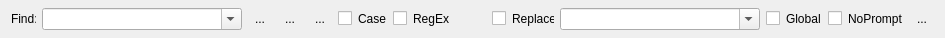
<?xml version="1.0" encoding="UTF-8"?>
<ui version="4.0">
 <class>FormSearchReplace</class>
 <widget class="QWidget" name="FormSearchReplace">
  <property name="geometry">
   <rect>
    <x>0</x>
    <y>0</y>
    <width>923</width>
    <height>38</height>
   </rect>
  </property>
  <property name="minimumSize">
   <size>
    <width>0</width>
    <height>30</height>
   </size>
  </property>
  <property name="maximumSize">
   <size>
    <width>16777215</width>
    <height>38</height>
   </size>
  </property>
  <property name="windowTitle">
   <string>Form</string>
  </property>
  <property name="styleSheet">
   <string notr="true">border-color: qlineargradient(spread:pad, x1:0, y1:0, x2:1, y2:0, stop:0 rgba(0, 0, 0, 255), stop:1 rgba(255, 255, 255, 255));</string>
  </property>
  <layout class="QHBoxLayout" name="horizontalLayout">
   <property name="topMargin">
    <number>2</number>
   </property>
   <property name="bottomMargin">
    <number>2</number>
   </property>
   <item>
    <widget class="QLabel" name="label">
     <property name="maximumSize">
      <size>
       <width>25</width>
       <height>20</height>
      </size>
     </property>
     <property name="text">
      <string>Find:</string>
     </property>
    </widget>
   </item>
   <item>
    <widget class="QComboBox" name="comboFind">
     <property name="sizePolicy">
      <sizepolicy hsizetype="MinimumExpanding" vsizetype="Fixed">
       <horstretch>0</horstretch>
       <verstretch>0</verstretch>
      </sizepolicy>
     </property>
     <property name="minimumSize">
      <size>
       <width>200</width>
       <height>0</height>
      </size>
     </property>
     <property name="maximumSize">
      <size>
       <width>16777215</width>
       <height>16777215</height>
      </size>
     </property>
     <property name="editable">
      <bool>true</bool>
     </property>
    </widget>
   </item>
   <item>
    <widget class="QToolButton" name="buttonNext">
     <property name="text">
      <string>...</string>
     </property>
     <property name="autoRaise">
      <bool>true</bool>
     </property>
    </widget>
   </item>
   <item>
    <widget class="QToolButton" name="buttonPrev">
     <property name="text">
      <string>...</string>
     </property>
     <property name="autoRaise">
      <bool>true</bool>
     </property>
    </widget>
   </item>
   <item>
    <widget class="QToolButton" name="buttonTop">
     <property name="text">
      <string>...</string>
     </property>
     <property name="autoRaise">
      <bool>true</bool>
     </property>
    </widget>
   </item>
   <item>
    <widget class="QCheckBox" name="checkMatchCase">
     <property name="text">
      <string>Case</string>
     </property>
    </widget>
   </item>
   <item>
    <widget class="QCheckBox" name="checkRegEx">
     <property name="text">
      <string>RegEx</string>
     </property>
    </widget>
   </item>
   <item>
    <widget class="QLabel" name="label_2">
     <property name="minimumSize">
      <size>
       <width>30</width>
       <height>20</height>
      </size>
     </property>
     <property name="maximumSize">
      <size>
       <width>30</width>
       <height>20</height>
      </size>
     </property>
     <property name="text">
      <string/>
     </property>
    </widget>
   </item>
   <item>
    <widget class="QCheckBox" name="checkReplace">
     <property name="minimumSize">
      <size>
       <width>62</width>
       <height>0</height>
      </size>
     </property>
     <property name="maximumSize">
      <size>
       <width>62</width>
       <height>16777215</height>
      </size>
     </property>
     <property name="text">
      <string>Replace:</string>
     </property>
    </widget>
   </item>
   <item>
    <widget class="QComboBox" name="comboReplace">
     <property name="sizePolicy">
      <sizepolicy hsizetype="MinimumExpanding" vsizetype="Fixed">
       <horstretch>0</horstretch>
       <verstretch>0</verstretch>
      </sizepolicy>
     </property>
     <property name="minimumSize">
      <size>
       <width>200</width>
       <height>0</height>
      </size>
     </property>
     <property name="maximumSize">
      <size>
       <width>16777215</width>
       <height>16777215</height>
      </size>
     </property>
     <property name="editable">
      <bool>true</bool>
     </property>
    </widget>
   </item>
   <item>
    <widget class="QCheckBox" name="checkGlobal">
     <property name="text">
      <string>Global</string>
     </property>
    </widget>
   </item>
   <item>
    <widget class="QCheckBox" name="checkNoPrompt">
     <property name="text">
      <string>NoPrompt</string>
     </property>
    </widget>
   </item>
   <item>
    <spacer name="horizontalSpacer">
     <property name="orientation">
      <enum>Qt::Horizontal</enum>
     </property>
     <property name="sizeHint" stdset="0">
      <size>
       <width>40</width>
       <height>20</height>
      </size>
     </property>
    </spacer>
   </item>
   <item>
    <widget class="QToolButton" name="buttonClose">
     <property name="text">
      <string>...</string>
     </property>
     <property name="autoRaise">
      <bool>true</bool>
     </property>
    </widget>
   </item>
  </layout>
 </widget>
 <resources/>
 <connections/>
</ui>
